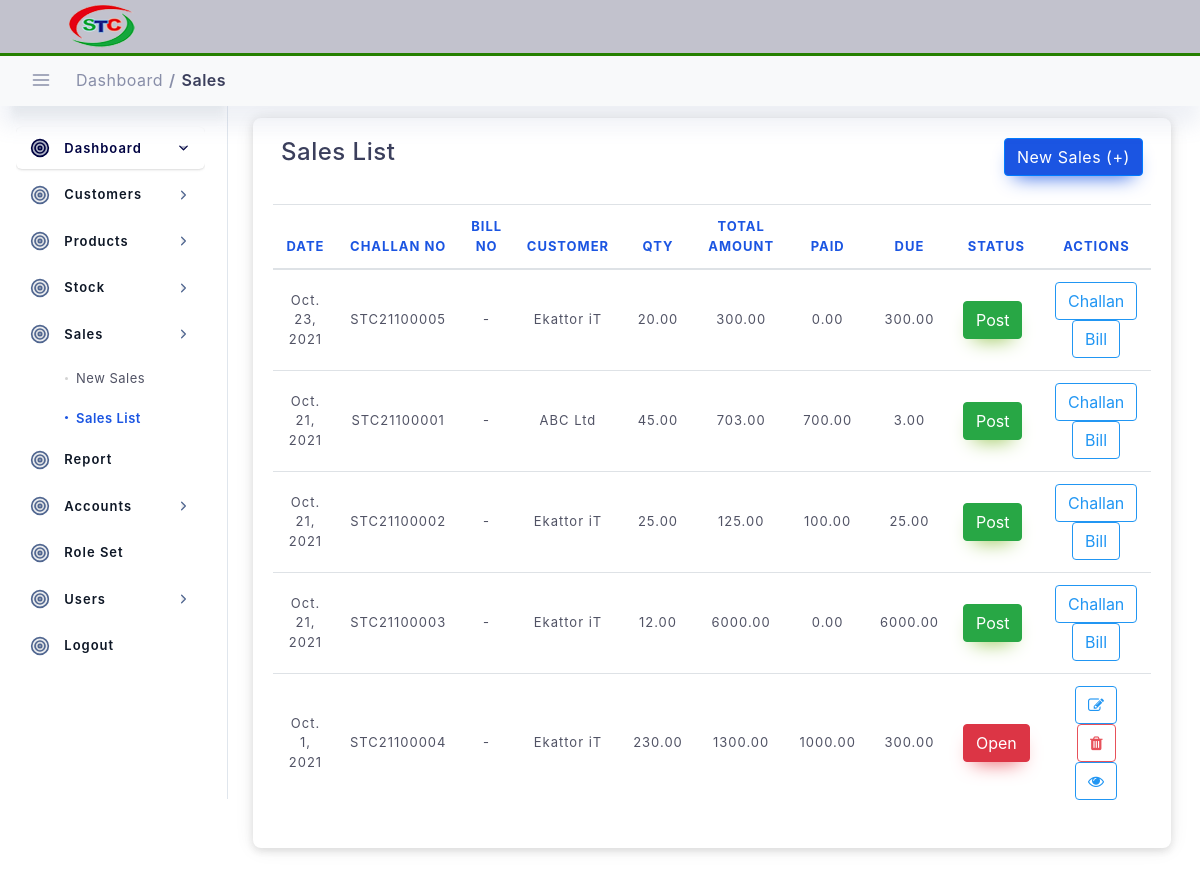
Page /sales/sales (signed in) on the earlier database version.
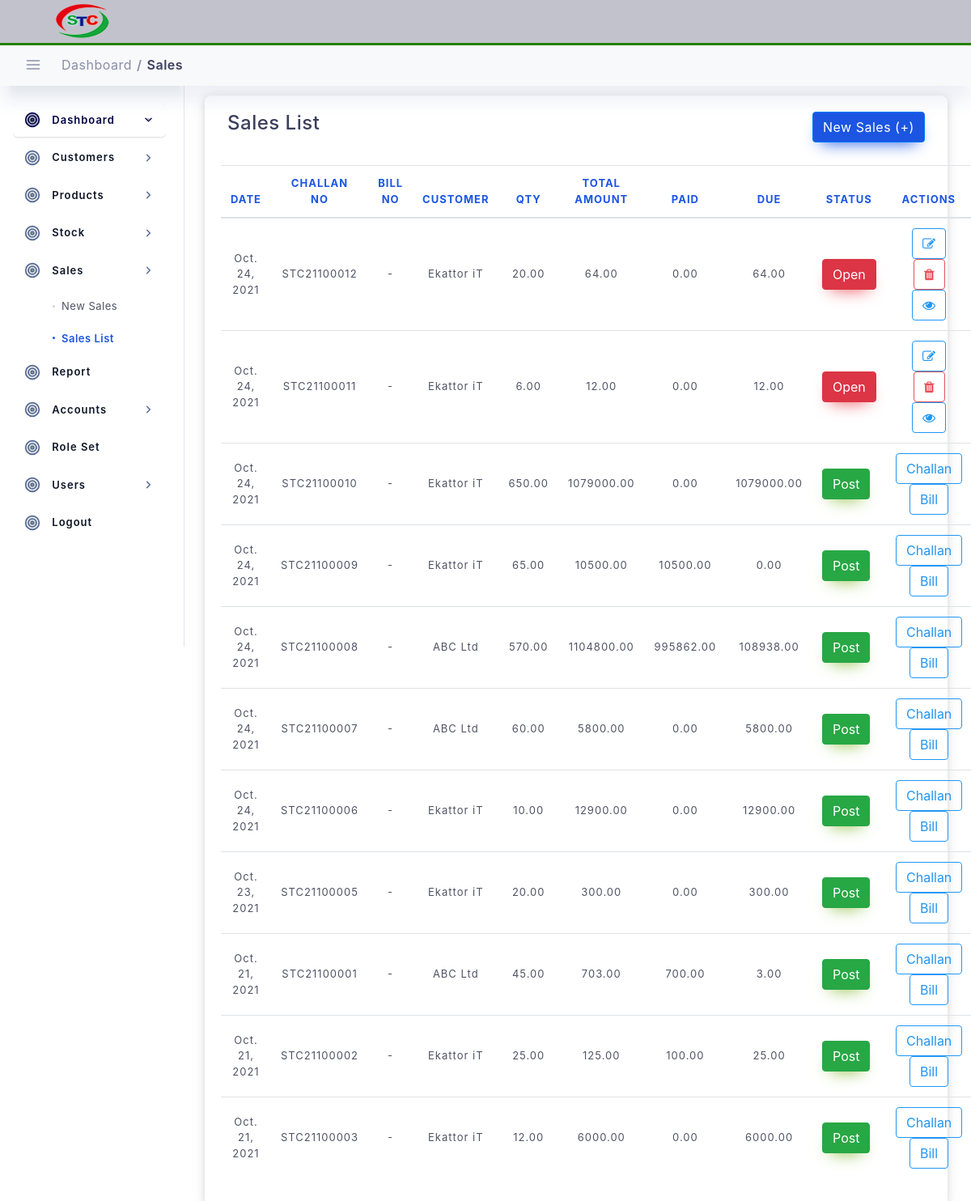
Same page on the later database version.
### sales/models.py (models this page shows, shortened)
class SalesParent(models.Model):
    created_at = models.DateTimeField(blank=True, null=True, auto_now_add=True)
    updated_at = models.DateTimeField(blank=True, null=True, auto_now=True)
    order_date = models.DateField(blank=True, null=True)
    invoice_no = models.CharField(max_length=100, primary_key=True, default=invoice_no_generate)
    customer = models.ForeignKey(Customers, on_delete=models.DO_NOTHING, )
    address = models.CharField(max_length=200, blank=True, null=True)
    phone = models.CharField(max_length=20, blank=True, null=True)
    warehouse = models.ForeignKey(Warehouse, on_delete=models.DO_NOTHING, )
    quantity = models.DecimalField(max_digits=20, decimal_places=2, )
    total_amount = models.DecimalField(max_digits=20, decimal_places=2)
    paid_amount = models.DecimalField(max_digits=20, decimal_places=2, default=0.0)
    due_amount = models.DecimalField(max_digits=20, decimal_places=2, default=0.0)
    status = models.CharField(max_length=20, default="Open")
    author = models.ForeignKey(User, on_delete=models.DO_NOTHING, )
    is_active = models.BooleanField(default=True)

### setup_data/models.py (models this page shows)
class Customers(models.Model):
    created_at = models.DateTimeField(blank=True, null=True, auto_now_add=True)
    updated_at = models.DateTimeField(blank=True, null=True, auto_now=True)
    customer_code = models.CharField(max_length=20, primary_key=True, default=customer_code)
    customer_name = models.CharField(max_length=100, )
    customer_address = models.CharField(max_length=100, blank=True, null=True)
    phone = models.CharField(max_length=20, blank=True, null=True)
    email = models.CharField(max_length=100, blank=True, null=True)
    bin_no = models.CharField(max_length=100, blank=True, null=True)
    author = models.ForeignKey(User, on_delete=models.DO_NOTHING, )
    is_active = models.BooleanField(default=True)
    def __str__(self):
        return self.customer_name

### sales/views.py (the view)
# urls.py: path('sales', views.SalesListView.as_view(), name="sales-list"),
class SalesListView(LoginRequiredMixin, ListView, ):
    model = SalesParent  # Model I want to Covert to List
    template_name = 'sales/sales.html'  # Template Name
    context_object_name = 'sales'  # Change default name of objectList
    ordering = ['-order_date', '-updated_at']  # Ordering post LIFO
    paginate_by = 20  # number of page I want to show in single page
    def get_context_data(self, **kwargs):
        context = super().get_context_data(**kwargs)
        context["title"] = "Sales List"
        context["nav_bar"] = "sales"
        context['stocks_list'] = self.model.objects.all()
        return context

### templates/sales/sales.html (shortened to what this page needs)
{% extends "main/base.html" %}
{% load static %}
{% block content %}
<div class="col-lg-12 p-4">
    <div class="statbox widget box box-shadow">
        <div class="widget-header">
            <div class="row">
                <div class="mb-1 col-lg-8">
                    <h4>Sales List</h4>
                </div>
                <div class="mb-1 col-lg-4">
                    <a href="{% url 'new-sales' %}" class="btn btn-primary float-right">New Sales (+)</a>
                </div>
            </div>
        </div>
        <br>
        <div class="scrollme">
            <table class="table table-hover" id="dataTable">
                <thead>
                <tr>
                    <th class="text-center">Date</th>
                    <th class="text-center">Challan No</th>
                    <th class="text-center">Bill No</th>
                    <th class="text-center">Customer</th>
                    <th class="text-center">Qty</th>
                    <th class="text-center">Total Amount</th>
                    <th class="text-center">Paid</th>
                    <th class="text-center">Due</th>
                    <th class="text-center">Status</th>
                    <th class="text-center">Actions</th>
                </tr>
                </thead>
                <tbody>
                {% for item in sales %}
                <tr>
                    <td class="text-center">{{item.order_date}}</td>
                    <td class="text-center">{{item.invoice_no}}</td>
                    <td class="text-center">-</td>
                    <td class="text-center">{{item.customer}}</td>
                    <td class="text-center">{{item.quantity}}</td>
                    <td class="text-center">{{item.total_amount}}</td>
                    <td class="text-center">{{item.paid_amount}}</td>
                    <td class="text-center">{{item.due_amount}}</td>
                    <td class="text-align:center">
                        {% if item.status == "Open" %}
                        <button type="button" class="modal-popup btn btn-danger"
                                data-qty={{item.quantity}}
                                data-toggle="modal" data-target="#postmodal{{item.invoice_no}}">
                            {{item.status}}
                        </button>
                        {% else %}
                        <a>
                            <button class="btn btn-success">{{item.status}}</button>
                        </a>
                        {% endif %}
                    </td>
                    <td class="text-center">
                        {% if item.status == "Open" %}
                        <a href="{% url 'print-challan' invoice_no=item.invoice_no %}" >
                            <button class="btn btn-outline-info"><i class="fa fa-edit"></i></button>
                        </a>
                          <button class="btn btn-outline-danger" data-toggle="modal"
                                            data-target="#deletemodal{{item.invoice_no}}">
                                        <i class="fa fa-trash"></i></button>
                        <button type="button" class="btn btn-outline-info" data-toggle="modal"
                                data-target="#exampleModal" id="{{item.invoice_no}}" onclick="sales_list(this.id)" ;>
                            <i class="fa fa-eye"></i>
                        </button>
                        {% else %}
                        <a href="{% url 'print-challan' invoice_no=item.invoice_no %}" target="_blank"><button class="btn btn-outline-info">Challan</button></a>
                        <a href="{% url 'print-bill' invoice_no=item.invoice_no %}" target="_blank"><button class="btn btn-outline-info">Bill</button></a>
                        {% endif %}
                    </td>
                </tr>
                {% endfor %}
                </tbody>
            </table>
        </div>
    </div>
</div>
{% endblock content %}

### templates/main/base.html (shortened to what this page needs)
{% load static %}
<!DOCTYPE html>
<html lang="en">
<head>
    <link href="{% static 'assets/css/loader.css' %}" rel="stylesheet" type="text/css"/>
    <link href="{% static 'bootstrap/css/bootstrap.min.css' %}" rel="stylesheet" type="text/css"/>
    <link href="{% static 'assets/css/plugins.css' %}" rel="stylesheet" type="text/css"/>
    <link rel="stylesheet" href="https://cdnjs.cloudflare.com/ajax/libs/font-awesome/4.7.0/css/font-awesome.min.css">
    <link href="{% static 'plugins/apex/apexcharts.css' %}" rel="stylesheet" type="text/css">
    <link href="{% static 'assets/css/dashboard/dash_1.css' %}" rel="stylesheet" type="text/css"/>
    <link rel="stylesheet" type="text/css"
          href="https://cdnjs.cloudflare.com/ajax/libs/twitter-bootstrap/4.5.2/css/bootstrap.css"/>
    <link rel="stylesheet" type="text/css" href="https://cdn.datatables.net/1.11.3/css/dataTables.bootstrap4.min.css"/>
</head>
<body>
<div class="header-container fixed-top">
    <header class="header navbar navbar-expand-sm">
        <ul class="navbar-item theme-brand flex-row  text-center">
            <li class="nav-item theme-logo">
                <a href="index.html">
                    <img src="{% static 'assets/img/somelogo.png' %}" class="navbar-logo" alt="logo">
                </a>
            </li>
        </ul>
    </header>
</div>
<div class="sub-header-container">
    <header class="navbar navbar-expand-sm navbar-light bg-light">
        <a href="javascript:void(0);" class="sidebarCollapse" data-placement="bottom">
        </a>
        <ul class="navbar-nav flex-row">
            <li>
                <div class="page-header">
                    <nav class="breadcrumb-one" aria-label="breadcrumb">
                        <ol class="breadcrumb">
                            <li class="breadcrumb-item"><a href="javascript:void(0);">Dashboard</a></li>
                            <li class="breadcrumb-item active" aria-current="page"><span>Sales</span></li>
                        </ol>
                    </nav>
                </div>
            </li>
        </ul>
    </header>
</div>
<div class="main-container mt-4" id="container">
    <div class="sidebar-wrapper sidebar-theme">
        <nav id="sidebar">
            <div class="shadow-bottom"></div>
            <ul class="list-unstyled menu-categories" id="accordionExample">
                <li class="menu">
                    <a href="#dashboard" data-active="true" data-toggle="collapse" aria-expanded="true"
                       class="dropdown-toggle">
                        <div class="">
                            <span>Dashboard</span>
                        </div>
                        <div>
                            <svg xmlns="http://www.w3.org/2000/svg" width="24" height="24" viewBox="0 0 24 24"
                                 fill="none" stroke="currentColor" stroke-width="2" stroke-linecap="round"
                                 stroke-linejoin="round" class="feather feather-chevron-right">
                                <polyline points="9 18 15 12 9 6"></polyline>
                            </svg>
                        </div>
                    </a>
                </li>
                <li class="menu">
                    <a href="#customers" data-toggle="collapse" aria-expanded="false" class="dropdown-toggle">
                        <div class="">
                            <span>Customers</span>
                        </div>
                        <div>
                            <svg xmlns="http://www.w3.org/2000/svg" width="24" height="24" viewBox="0 0 24 24"
                                 fill="none" stroke="currentColor" stroke-width="2" stroke-linecap="round"
                                 stroke-linejoin="round" class="feather feather-chevron-right">
                                <polyline points="9 18 15 12 9 6"></polyline>
                            </svg>
                        </div>
                    </a>
                </li>
                <li class="menu">
                    <a href="#products" data-toggle="collapse" aria-expanded="false" class="dropdown-toggle">
                        <div class="">
                            <span>Products</span>
                        </div>
                        <div>
                            <svg xmlns="http://www.w3.org/2000/svg" width="24" height="24" viewBox="0 0 24 24"
                                 fill="none" stroke="currentColor" stroke-width="2" stroke-linecap="round"
                                 stroke-linejoin="round" class="feather feather-chevron-right">
                                <polyline points="9 18 15 12 9 6"></polyline>
                            </svg>
                        </div>
                    </a>
                </li>
                <li class="menu">
                    <a href="#stock" data-toggle="collapse" aria-expanded="false" class="dropdown-toggle">
                        <div class="">
                            <span>Stock</span>
                        </div>
                        <div>
                            <svg xmlns="http://www.w3.org/2000/svg" width="24" height="24" viewBox="0 0 24 24"
                                 fill="none" stroke="currentColor" stroke-width="2" stroke-linecap="round"
                                 stroke-linejoin="round" class="feather feather-chevron-right">
                                <polyline points="9 18 15 12 9 6"></polyline>
                            </svg>
                        </div>
                    </a>
                </li>
                <li class="menu">
                    <a href="#sales" data-toggle="collapse" aria-expanded="false" class="dropdown-toggle">
                        <div class="">
                            <span>Sales</span>
                        </div>
                        <div>
                            <svg xmlns="http://www.w3.org/2000/svg" width="24" height="24" viewBox="0 0 24 24"
                                 fill="none" stroke="currentColor" stroke-width="2" stroke-linecap="round"
                                 stroke-linejoin="round" class="feather feather-chevron-right">
                                <polyline points="9 18 15 12 9 6"></polyline>
                            </svg>
                        </div>
                    </a>
                    <ul class="collapse submenu list-unstyled {% if nav_bar == 'sales' or nav_bar == 'new_sales' %} show {% endif %}"
                        id="sales" data-parent="#accordionExample">
                         <li class="{% if nav_bar == 'new_sales' %} active {% endif %}">
                            <a href="{% url 'new-sales' %}">New Sales</a>
                        </li>
                        <li class="{% if nav_bar == 'sales' %} active {% endif %}">
                            <a href="{% url 'sales-list' %}">Sales List</a>
                        </li>
                    </ul>
                </li>
                <li class="menu">
                    <a href="report.html" aria-expanded="false" class="dropdown-toggle">
                        <div class="">
                            <span>Report</span>
                        </div>
                    </a>
                </li>
                <li class="menu">
                    <a href="#accounts" data-toggle="collapse" aria-expanded="false" class="dropdown-toggle">
                        <div class="">
                            <span>Accounts</span>
                        </div>
                        <div>
                            <svg xmlns="http://www.w3.org/2000/svg" width="24" height="24" viewBox="0 0 24 24"
                                 fill="none" stroke="currentColor" stroke-width="2" stroke-linecap="round"
                                 stroke-linejoin="round" class="feather feather-chevron-right">
                                <polyline points="9 18 15 12 9 6"></polyline>
                            </svg>
                        </div>
                    </a>
                </li>
                <li class="menu">
                    <a href="#!" aria-expanded="false" class="dropdown-toggle">
                        <div class="">
                            <span>Role Set</span>
                        </div>
                    </a>
                </li>
                <li class="menu">
                    <a href="#users" data-toggle="collapse" aria-expanded="false" class="dropdown-toggle">
                        <div class="">
                            <span>Users</span>
                        </div>
                        <div>
                            <svg xmlns="http://www.w3.org/2000/svg" width="24" height="24" viewBox="0 0 24 24"
                                 fill="none" stroke="currentColor" stroke-width="2" stroke-linecap="round"
                                 stroke-linejoin="round" class="feather feather-chevron-right">
                                <polyline points="9 18 15 12 9 6"></polyline>
                            </svg>
                        </div>
                    </a>
                </li>
                <li class="menu">
                    <a href="{% url 'logout' %}" aria-expanded="false" class="dropdown-toggle">
                        <div class="">
                            <span>Logout</span>
                        </div>
                    </a>
                </li>
            </ul>
        </nav>
    </div>
    <div id="content" class="main-content">
        {% block content %}
        {% endblock %}
    </div>
</div>
</body>
</html>

Differences in the rows shown:
removed SalesParent: order_date "Oct. 1, 2021", invoice_no "STC21100004", customer "Ekattor iT", quantity "230.00", total_amount "1300.00", paid_amount "1000.00", due_amount "300.00", status "Open"
added SalesParent: order_date "Oct. 24, 2021", invoice_no "STC21100012", customer "Ekattor iT", quantity "20.00", total_amount "64.00", paid_amount "0.00", due_amount "64.00", status "Open"
added SalesParent: order_date "Oct. 24, 2021", invoice_no "STC21100011", customer "Ekattor iT", quantity "6.00", total_amount "12.00", paid_amount "0.00", due_amount "12.00", status "Open"
added SalesParent: order_date "Oct. 24, 2021", invoice_no "STC21100010", customer "Ekattor iT", quantity "650.00", total_amount "1079000.00", paid_amount "0.00", due_amount "1079000.00", status "Post", shows "Challan"
added SalesParent: order_date "Oct. 24, 2021", invoice_no "STC21100009", customer "Ekattor iT", quantity "65.00", total_amount "10500.00", paid_amount "10500.00", due_amount "0.00", status "Post", shows "Challan"
added SalesParent: order_date "Oct. 24, 2021", invoice_no "STC21100008", customer "ABC Ltd", quantity "570.00", total_amount "1104800.00", paid_amount "995862.00", due_amount "108938.00", status "Post", shows "Challan"
added SalesParent: order_date "Oct. 24, 2021", invoice_no "STC21100007", customer "ABC Ltd", quantity "60.00", total_amount "5800.00", paid_amount "0.00", due_amount "5800.00", status "Post", shows "Challan"
added SalesParent: order_date "Oct. 24, 2021", invoice_no "STC21100006", customer "Ekattor iT", quantity "10.00", total_amount "12900.00", paid_amount "0.00", due_amount "12900.00", status "Post", shows "Challan"
